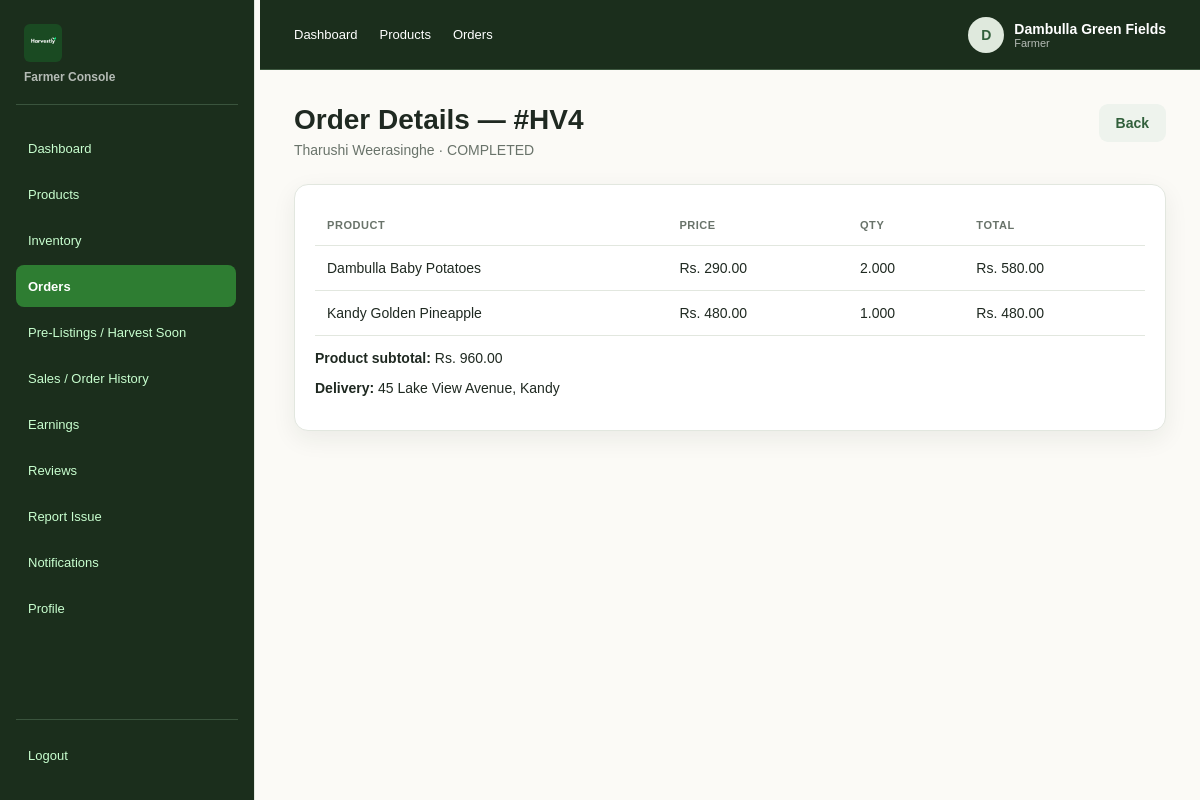
The page /index.php?page=farmer_order_details&id=4 (signed in) on the database its author committed.
### tables this page shows
CREATE TABLE IF NOT EXISTS orders (
    order_id BIGINT UNSIGNED AUTO_INCREMENT PRIMARY KEY,
    buyer_id BIGINT UNSIGNED NOT NULL,
    farmer_id BIGINT UNSIGNED NOT NULL,
    source_type ENUM('NORMAL','PREORDER') NOT NULL DEFAULT 'NORMAL',

    recipient_name VARCHAR(120) NOT NULL,
    recipient_phone VARCHAR(25) NOT NULL,
    delivery_address_line1 VARCHAR(180) NOT NULL,
    delivery_address_line2 VARCHAR(180) NULL,
    delivery_city_town VARCHAR(100) NULL,
    delivery_postal_code VARCHAR(20) NULL,
    destination_district_id SMALLINT UNSIGNED NOT NULL,

    product_subtotal DECIMAL(12,2) NOT NULL DEFAULT 0.00,
    farmer_marketplace_fee DECIMAL(12,2) NOT NULL DEFAULT 0.00,
    buyer_service_fee DECIMAL(12,2) NOT NULL DEFAULT 0.00,
    delivery_fee DECIMAL(12,2) NOT NULL DEFAULT 0.00,
    grand_total DECIMAL(12,2) NOT NULL DEFAULT 0.00,

    order_status ENUM(
        'PENDING_PAYMENT','PAID','ACCEPTED','PREPARING','READY_FOR_DELIVERY',
        'PENDING_ASSIGNMENT','ASSIGNED','PICKED_UP','IN_TRANSIT','OUT_FOR_DELIVERY',
        'DELIVERED','COMPLETED','UNDELIVERABLE','REJECTED','CANCELLED'
    ) NOT NULL DEFAULT 'PENDING_PAYMENT',

    paid_at DATETIME NULL,
    accepted_at DATETIME NULL,
    ready_for_delivery_at DATETIME NULL,
    delivered_at DATETIME NULL,
    completed_at DATETIME NULL,
    review_deadline DATETIME NULL,
    cancelled_at DATETIME NULL,
    cancellation_reason VARCHAR(500) NULL,

    created_at TIMESTAMP NOT NULL DEFAULT CURRENT_TIMESTAMP,
    updated_at TIMESTAMP NOT NULL DEFAULT CURRENT_TIMESTAMP ON UPDATE CURRENT_TIMESTAMP,

    CONSTRAINT fk_order_buyer
        FOREIGN KEY (buyer_id) REFERENCES users(user_id),
    CONSTRAINT fk_order_farmer
        FOREIGN KEY (farmer_id) REFERENCES users(user_id),
    CONSTRAINT fk_order_destination_district
        FOREIGN KEY (destination_district_id) REFERENCES districts(district_id),

    KEY idx_order_buyer (buyer_id, created_at),
    KEY idx_order_farmer_status (farmer_id, order_status),
    KEY idx_order_status (order_status),
    KEY idx_order_destination (destination_district_id)
);

CREATE TABLE IF NOT EXISTS users (
    user_id BIGINT UNSIGNED AUTO_INCREMENT PRIMARY KEY,
    role ENUM('BUYER','FARMER','COURIER_PARTNER','ADMIN') NOT NULL,
    full_name VARCHAR(120) NOT NULL,
    email VARCHAR(190) NOT NULL,
    password_hash VARCHAR(255) NOT NULL,
    phone VARCHAR(25) NULL,
    account_status ENUM('PENDING','ACTIVE','REJECTED','SUSPENDED') NOT NULL DEFAULT 'PENDING',
    last_login_at DATETIME NULL,
    created_at TIMESTAMP NOT NULL DEFAULT CURRENT_TIMESTAMP,
    updated_at TIMESTAMP NOT NULL DEFAULT CURRENT_TIMESTAMP ON UPDATE CURRENT_TIMESTAMP,
    UNIQUE KEY uq_users_email (email),
    KEY idx_users_role_status (role, account_status)
);

CREATE TABLE IF NOT EXISTS order_items (
    order_item_id BIGINT UNSIGNED AUTO_INCREMENT PRIMARY KEY,
    order_id BIGINT UNSIGNED NOT NULL,
    product_id BIGINT UNSIGNED NOT NULL,
    product_name_snapshot VARCHAR(150) NOT NULL,
    unit_price_snapshot DECIMAL(12,2) NOT NULL,
    quantity DECIMAL(12,3) NOT NULL,
    line_total DECIMAL(12,2) NOT NULL,
    declared_grade_snapshot ENUM('A','B','C') NULL,
    created_at TIMESTAMP NOT NULL DEFAULT CURRENT_TIMESTAMP,
    CONSTRAINT fk_order_item_order
        FOREIGN KEY (order_id) REFERENCES orders(order_id),
    CONSTRAINT fk_order_item_product
        FOREIGN KEY (product_id) REFERENCES products(product_id),
    KEY idx_order_items_order (order_id)
);

### View/Farmer/includes/auth.php (called while the page is built, shortened)
<?php
require_once __DIR__ . '/../../../includes/functions.php';
if (!function_exists('farmerRoute')) {
    function farmerRoute(string $page, string $query = ''): string {
        if ($page === 'logout') {
            return baseUrl('index.php?action=logout');
        }
        $path = baseUrl('index.php?page=farmer_' . ltrim($page, '_'));
        return $path . ($query !== '' ? '&' . ltrim($query, '?') : '');
    }
}
$role = strtolower((string)($_SESSION['role'] ?? ''));
$farmer_id = (isset($_SESSION['user_id']) && $role === 'farmer') ? (int)$_SESSION['user_id'] : 0;

### includes/functions.php (called while the page is built, shortened)
<?php
function baseUrl($path = '') {
    $scriptDir = str_replace('\\', '/', dirname($_SERVER['SCRIPT_NAME']));
    return rtrim($scriptDir, '/') . '/' . ltrim($path, '/');
}

### View/Farmer/order-details.php (the view, shortened to what this page needs)
<?php
require 'includes/auth.php';
require 'includes/layout.php';
$id=(int)($_GET['id']??0);
$st=$conn->prepare(
    'SELECT o.*,u.full_name buyer_name
    FROM orders o
    JOIN users u
    ON u.user_id=o.buyer_id
    WHERE o.order_id=? AND o.farmer_id=?'
);
$st->bind_param('ii',$id,$farmer_id);
$st->execute();
$o=$st->get_result()->fetch_assoc();
$it=$conn->prepare(
    'SELECT * FROM order_items
    WHERE order_id=?'
);
$it->bind_param('i',$id);
$it->execute();
$items=$it->get_result();
?>
<div class="page-title">
    <div>
        <h1>Order Details — #HV<?=$id?></h1>
        <p><?=e($o['buyer_name'])?> · <?=e($o['order_status'])?></p>
    </div>
    <a class="btn secondary" href="<?= farmerRoute('orders') ?>">Back</a>
</div>
<div class="card">
    <div class="table-wrap">
        <table class="table">
            <thead>
                <tr>
                    <th>Product</th>
                    <th>Price</th>
                    <th>Qty</th>
                    <th>Total</th>
                </tr>
            </thead>
            <tbody>
                <?php while($i=$items->fetch_assoc()):?>
                    <tr>
                        <td><?=e($i['product_name_snapshot'])?></td>
                        <td><?=money($i['unit_price_snapshot'])?></td>
                        <td><?=e($i['quantity'])?></td>
                        <td><?=money($i['line_total'])?></td>
                    </tr>
                <?php endwhile;?>
            </tbody>
        </table>
    </div>
    <p>
        <strong>Product subtotal:</strong>
        <?=money($o['product_subtotal'])?>
    </p>
    <p>
        <strong>Delivery:</strong>
        <?=e($o['delivery_address_line1'])?>
    </p>
    </div>

### css/Farmer/style.css (style rules this page uses)
:root { --green:#315f3b; --green2:#4f7d57; --mint:#e8f1e8; --cream:#fbfaf6; --ink:#1f2921; --muted:#69736a; --line:#e2e7df; --card:#fff; --danger:#b84b4b; --warn:#b67a18; --shadow:0 8px 24px rgba(31,41,33,.07) }
* { box-sizing:border-box }
body { margin:0; background:var(--cream); color:var(--ink); font-family:Arial,Helvetica,sans-serif; font-size:14px }
a { text-decoration:none; color:inherit }
.page-title { display:flex; justify-content:space-between; gap:20px; align-items:flex-start; margin-bottom:26px }
.page-title h1 { margin:0 0 6px; font-size:28px }
.page-title p { margin:0; color:var(--muted) }
.btn { padding:11px 17px; border-radius:9px; font-weight:700; background:var(--green); color:#fff }
.btn.secondary { background:#eef3ed; color:var(--green) }
.card { background:var(--card); border:1px solid var(--line); border-radius:14px; padding:20px; box-shadow:var(--shadow) }
.table-wrap { overflow:auto }
.table { width:100%; border-collapse:collapse }
.table th,.table td { padding:14px 12px; border-bottom:1px solid var(--line); text-align:left; white-space:nowrap }
.table th { font-size:11px; text-transform:uppercase; color:var(--muted); letter-spacing:.05em }

### rows shown on the page
orders: buyer.full_name "Tharushi Weerasinghe", order_status "COMPLETED", product_subtotal "Rs. 960.00", delivery_address_line1 "45 Lake View Avenue, Kandy"
order_items: product_name_snapshot "Dambulla Baby Potatoes", unit_price_snapshot "Rs. 290.00", quantity "2.000", line_total "Rs. 580.00"
order_items: product_name_snapshot "Kandy Golden Pineapple", unit_price_snapshot "Rs. 480.00", quantity "1.000", line_total "Rs. 480.00"

### other values the page prints
substr($displayName, 0, 1) "D"
$displayName "Dambulla Green Fields"
$id "4"
